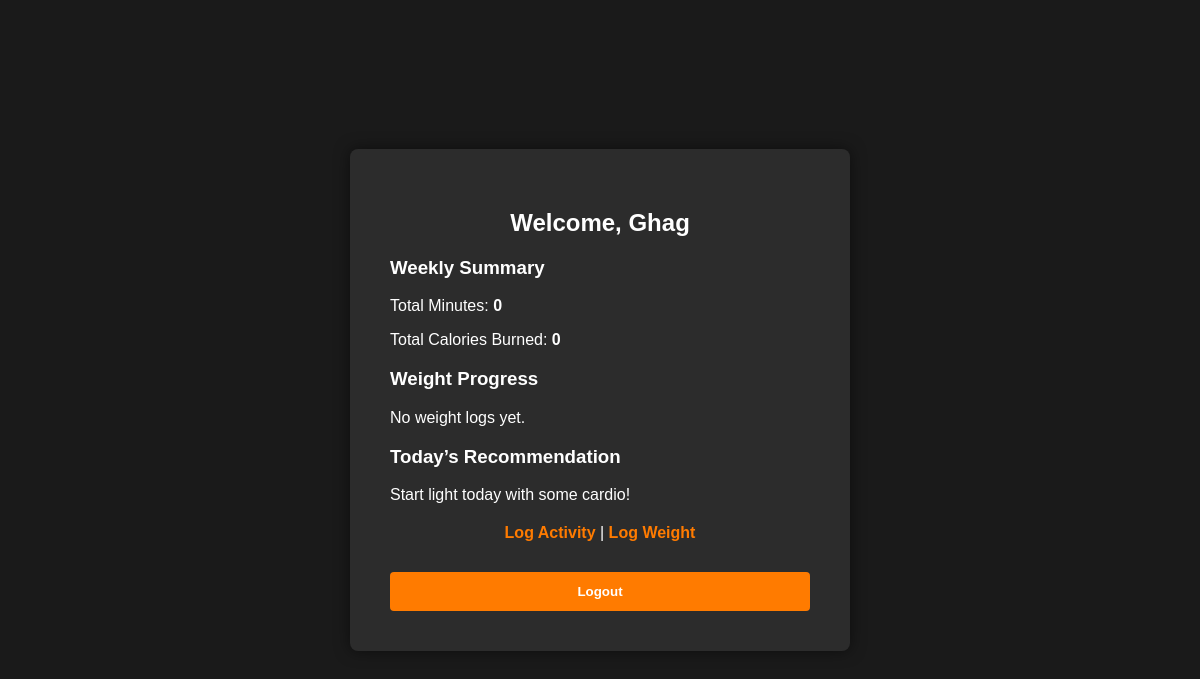
The page /trainees/dashboard/ (signed in) on the database as committed earlier.
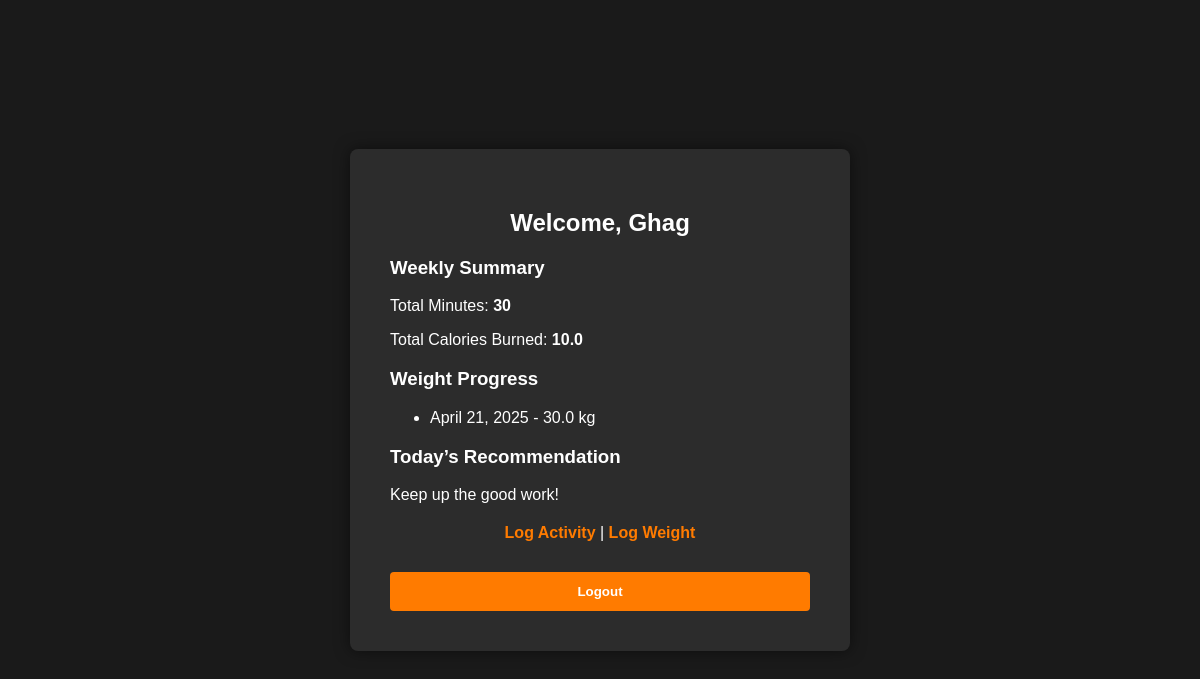
The same page on the database as committed later.
### users/models.py (models this page shows)
class CustomUser(AbstractUser):
    role = models.CharField(max_length=100, choices=(('trainer', 'Trainer'), ('trainee', 'Trainee'), ('admin', 'Admin')))

### trainees/models.py (models this page shows)
class WeightLog(models.Model):
    trainee = models.ForeignKey(Trainee, on_delete=models.CASCADE)
    weight_kg = models.FloatField()
    date = models.DateField(auto_now_add=True)

### trainees/views.py (the view)
# urls.py: path('dashboard/', views.trainee_dashboard, name='trainee_dashboard'),
@login_required
def trainee_dashboard(request):
    trainee = request.user.trainee_profile
    today = now().date()
    one_week_ago = today - timedelta(days=7)
    activities = Activity.objects.filter(trainee=trainee, date__gte=one_week_ago)
    weight_logs = WeightLog.objects.filter(trainee=trainee).order_by('-date')[:5]
    weekly_minutes = sum(a.duration_minutes for a in activities)
    weekly_calories = sum(a.calories_burned for a in activities)
    today_recommendation = Recommendation.objects.filter(
        trainee=trainee,
        created_at__date=today
    ).order_by('-created_at').first()
    if today_recommendation:
        recommendation = today_recommendation.message
    else:
        recommendation = generate_recommendation(trainee)
    context = {
        'weekly_minutes': weekly_minutes,
        'weekly_calories': weekly_calories,
        'weight_logs': weight_logs,
        'recommendation': recommendation,
    }
    return render(request, 'trainees/dashboard.html', context)

### trainees/views.py (called while the page is built)
def generate_recommendation(trainee):
    last_activity = Activity.objects.filter(trainee=trainee).order_by('-date').first()
    if not last_activity:
        return "Start light today with some cardio!"
    if last_activity.name.lower() == 'treadmill' and last_activity.duration_minutes > 30:
        return "Go easy today. Try yoga or stretching."
    elif last_activity.name.lower() == 'weightlifting':
        return "Consider a light cardio session today."
    return "Keep up the good work!"

### gymmanagement/templates/trainees/dashboard.html (shortened to what this page needs)
{% extends 'users/base.html' %}
{% block content %}
<div class="login-box">
    <h2>Welcome, {{ user.username }}</h2>
    <div class="section">
        <h3>Weekly Summary</h3>
        <p>Total Minutes: <strong>{{ weekly_minutes }}</strong></p>
        <p>Total Calories Burned: <strong>{{ weekly_calories }}</strong></p>
    </div>
    <div class="section">
        <h3>Weight Progress</h3>
        {% if weight_logs %}
            <ul>
                {% for log in weight_logs %}
                    <li>{{ log.date }} - {{ log.weight_kg }} kg</li>
                {% endfor %}
            </ul>
        {% else %}
            <p>No weight logs yet.</p>
        {% endif %}
    </div>
    <div class="section">
        <h3>Today’s Recommendation</h3>
        <p>{{ recommendation }}</p>
    </div>
    <div class="signup-section">
        <a href="{% url 'log_activity' %}" class="signup-link">Log Activity</a> |
        <a href="{% url 'log_weight' %}" class="signup-link">Log Weight</a>
    </div>
    <div class="signup-section" style="margin-top: 30px;">
        <form method="post" action="{% url 'logout' %}">
            <button type="submit" class="btn">Logout</button>
        </form>
    </div>
</div>
{% endblock %}

### gymmanagement/templates/users/base.html (shortened to what this page needs)
<!DOCTYPE html>
<html lang="en">
<head>
</head>
<body>
    {% block content %}{% endblock %}
</body>
</html>

### gymmanagement/templates/users/base.html (style rules this page uses)
:root { --primary-orange: #ff7b00; --muted-orange: #e06000; --dark-orange: #c05000; --black: #1a1a1a; --dark-gray: #2c2c2c; --light-gray: #f5f5f5; --white: #ffffff; --error-red: #ff4c4c; }
body { font-family: Arial, sans-serif; background: var(--black); color: var(--white); display: flex; justify-content: center; align-items: center; min-height: 100vh; margin: 0; }
.login-box, .signup-box { background-color: var(--dark-gray); padding: 40px; border-radius: 8px; box-shadow: 0 0 15px rgba(0, 0, 0, 0.5); width: 100%; max-width: 420px; }
h2 { margin-bottom: 20px; text-align: center; color: var(--white); }
.btn { background-color: var(--primary-orange); color: var(--white); padding: 12px; width: 100%; border: none; border-radius: 4px; font-weight: bold; cursor: pointer; transition: background 0.3s ease; }
.signup-section { text-align: center; margin-top: 20px; }
.signup-link { color: var(--primary-orange); text-decoration: none; font-weight: bold; transition: color 0.3s ease; }

Rows that differ between the two databases and show on the page:
added WeightLog: date "April 21, 2025", weight_kg "30.0"
Other text that changed with them:
{{ weekly_minutes }}: "0" → "30"
{{ weekly_calories }}: "0" → "10.0"
{{ recommendation }}: "Start light today with some cardio!" → "Keep up the good work!"
text no longer shown: "No weight logs yet."
